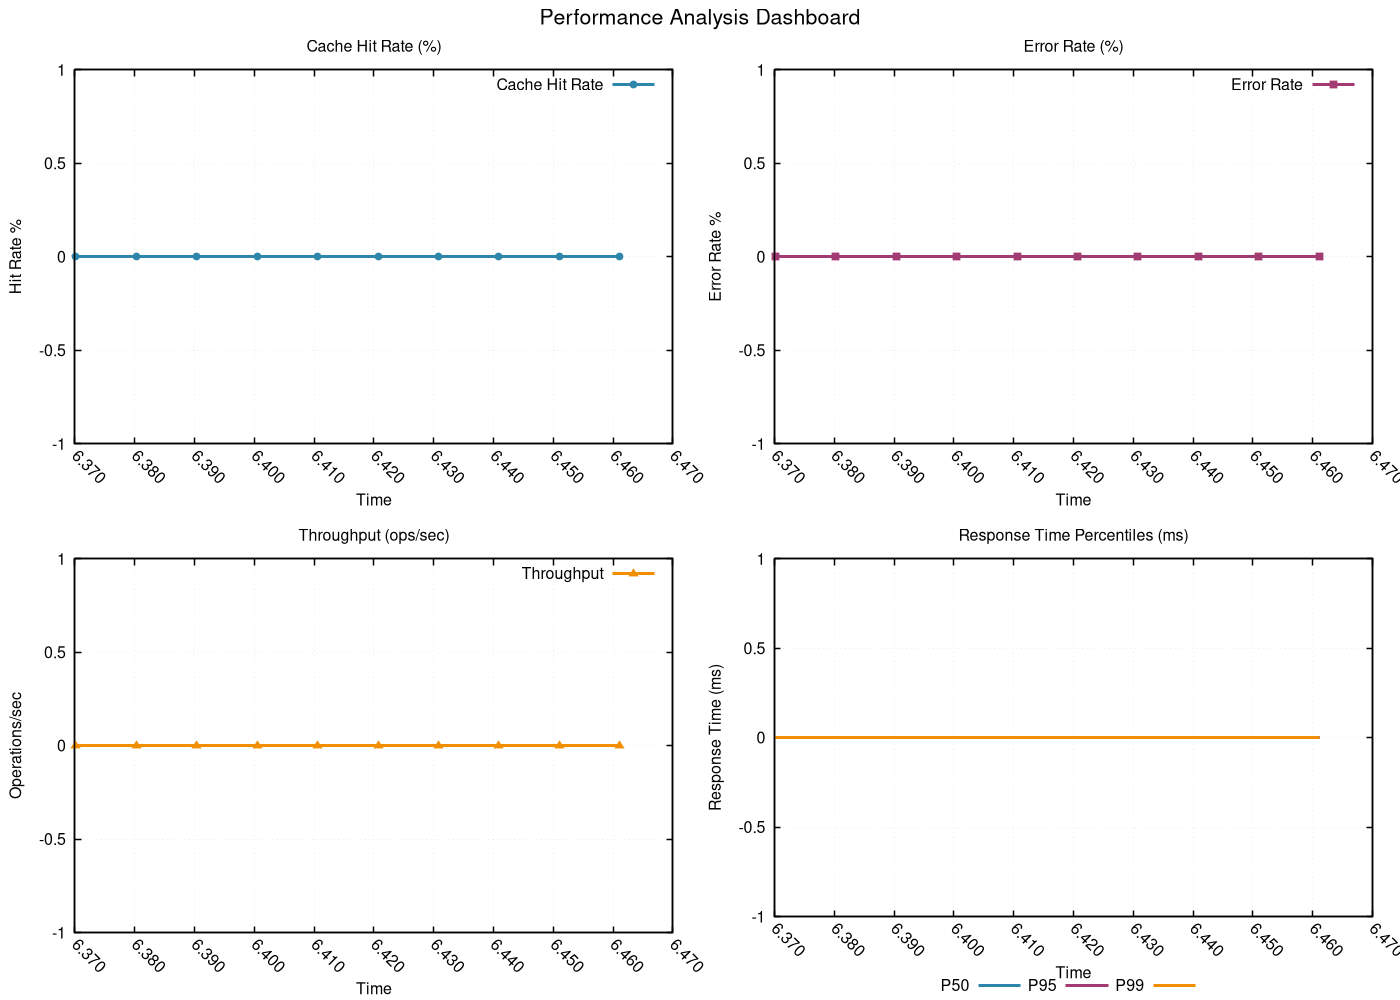

The gnuplot source for this figure:
# GNUplot script for performance metrics
set terminal pngcairo enhanced font 'Helvetica,12' size 1400,1000
set output 'png/binary_search_20260131_225122_algorithm.png'

set multiplot layout 2,2 title 'Performance Analysis Dashboard' font 'Helvetica,16'
set style line 1 lc rgb '#2E86AB' lt 1 lw 3 pt 7 ps 0.8
set style line 2 lc rgb '#A23B72' lt 1 lw 3 pt 5 ps 0.8
set style line 3 lc rgb '#F18F01' lt 1 lw 3 pt 9 ps 0.8
set style line 4 lc rgb '#F19C79' lt 1 lw 3 pt 11 ps 0.8
set style line 5 lc rgb '#0ABB9F' lt 1 lw 3 pt 13 ps 0.8

set format x "%.3f"
set xtics rotate by -45
set autoscale x

set title 'Cache Hit Rate (%)'
set xlabel 'Time'
set ylabel 'Hit Rate %'
set grid linestyle 1 lc rgb '#D3D3D3' lt 0 lw 1
set border linewidth 1.5
plot 'png/binary_search_20260131_225122_algorithm.dat' using 1:11 with linespoints ls 1 title 'Cache Hit Rate'
set title 'Error Rate (%)'
set xlabel 'Time'
set ylabel 'Error Rate %'
set grid linestyle 1 lc rgb '#D3D3D3' lt 0 lw 1
set border linewidth 1.5
plot 'png/binary_search_20260131_225122_algorithm.dat' using 1:12 with linespoints ls 2 title 'Error Rate'
set title 'Throughput (ops/sec)'
set xlabel 'Time'
set ylabel 'Operations/sec'
set grid linestyle 1 lc rgb '#D3D3D3' lt 0 lw 1
set border linewidth 1.5
plot 'png/binary_search_20260131_225122_algorithm.dat' using 1:13 with linespoints ls 3 title 'Throughput'
set title 'Response Time Percentiles (ms)'
set xlabel 'Time'
set ylabel 'Response Time (ms)'
set grid linestyle 1 lc rgb '#D3D3D3' lt 0 lw 1
set border linewidth 1.5
set key outside center bottom horizontal
plot 'png/binary_search_20260131_225122_algorithm.dat' using 1:14 with lines ls 1 title 'P50', \
     'png/binary_search_20260131_225122_algorithm.dat' using 1:15 with lines ls 2 title 'P95', \
     'png/binary_search_20260131_225122_algorithm.dat' using 1:16 with lines ls 3 title 'P99'
unset multiplot
